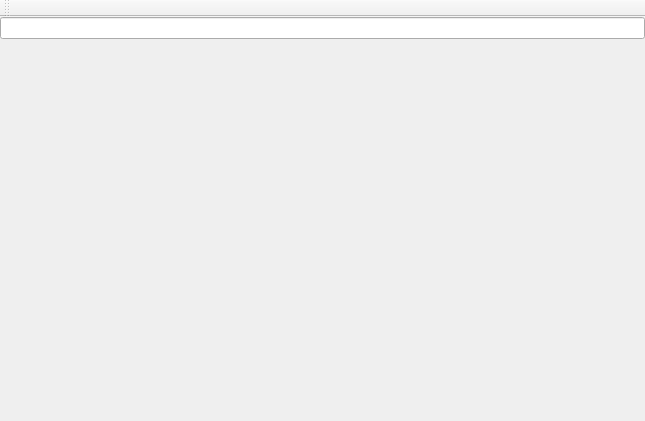
<?xml version="1.0" encoding="UTF-8"?>
<ui version="4.0">
 <class>MainWindow</class>
 <widget class="QMainWindow" name="MainWindow">
  <property name="geometry">
   <rect>
    <x>0</x>
    <y>0</y>
    <width>645</width>
    <height>421</height>
   </rect>
  </property>
  <property name="windowTitle">
   <string>CopyQ</string>
  </property>
  <widget class="QWidget" name="centralWidget">
   <layout class="QVBoxLayout" name="verticalLayout">
    <property name="spacing">
     <number>0</number>
    </property>
    <property name="leftMargin">
     <number>0</number>
    </property>
    <property name="topMargin">
     <number>0</number>
    </property>
    <property name="rightMargin">
     <number>0</number>
    </property>
    <property name="bottomMargin">
     <number>0</number>
    </property>
    <item>
     <widget class="Utils::FilterLineEdit" name="searchBar"/>
    </item>
    <item>
     <widget class="TabWidget" name="tabWidget" native="true">
      <property name="sizePolicy">
       <sizepolicy hsizetype="Preferred" vsizetype="Preferred">
        <horstretch>0</horstretch>
        <verstretch>1</verstretch>
       </sizepolicy>
      </property>
     </widget>
    </item>
   </layout>
  </widget>
  <widget class="QToolBar" name="toolBar">
   <property name="windowTitle">
    <string>toolBar</string>
   </property>
   <attribute name="toolBarArea">
    <enum>TopToolBarArea</enum>
   </attribute>
   <attribute name="toolBarBreak">
    <bool>false</bool>
   </attribute>
  </widget>
 </widget>
 <layoutdefault spacing="6" margin="11"/>
 <customwidgets>
  <customwidget>
   <class>TabWidget</class>
   <extends>QWidget</extends>
   <header>gui/tabwidget.h</header>
   <container>1</container>
  </customwidget>
  <customwidget>
   <class>Utils::FilterLineEdit</class>
   <extends>QLineEdit</extends>
   <header>gui/filterlineedit.h</header>
  </customwidget>
 </customwidgets>
 <resources/>
 <connections/>
</ui>
